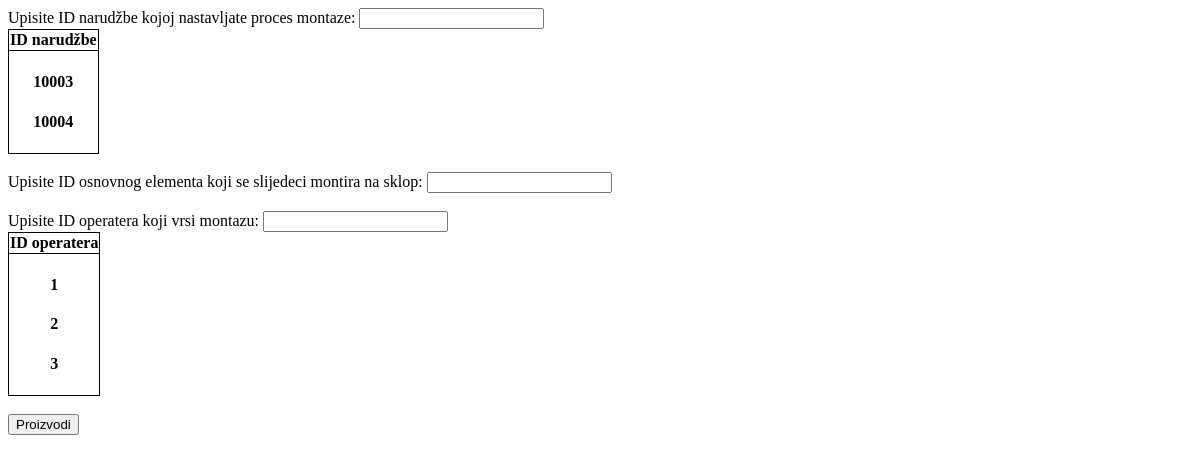
The page /existing_installation_form on the database as committed earlier.
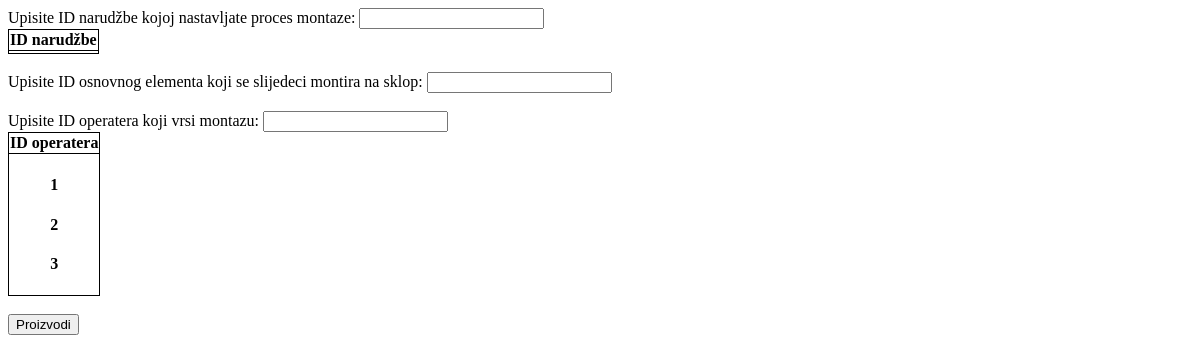
The same page on the database as committed later.
### app.py (models this page shows, shortened)
class Installation(db.Model):
    __tablename__ = "installation"
    auto_id = db.Column(db.Integer, primary_key=True)
    order_id = db.Column(db.Integer)
    installation_id = db.Column(db.Integer)
    part_id = db.Column(db.Integer)
    installation_status = db.Column(db.String(200))
    installation_time = db.Column(db.DateTime, default=datetime.now)
    installation_worker = db.Column(db.Integer)
    first_time = True

class Worker(db.Model):
    __tablename__ = "worker"
    worker_id = db.Column(db.Integer, primary_key=True)
    worker_name = db.Column(db.String(500))
    worker_department = db.Column(db.String(200))

### app.py (the view, shortened to what this page needs)
@app.route("/existing_installation_form", methods=["POST", "GET"])
def existing_installation_form():
    existing_assembly_for_installation = Installation.query.filter(
        Installation.installation_status.startswith('0')).all()
    next_assembly_worker_id = Worker.query.order_by(Worker.worker_id)
    return render_template("/existing_installation_form.html", assembly=existing_assembly_for_installation, worker=next_assembly_worker_id)

### templates/existing_installation_form.html (shortened to what this page needs)
<!DOCTYPE html>
<html lang="en">
<head>
</head>
<body>
    <form action="existing_installation_form" METHOD="POST">
        <label for="existing_installation_order_id">Upisite ID narudžbe kojoj nastavljate proces montaze:</label>
        <input type="text" id="existing_installation_order_id" name="existing_installation_order_id"><br>
        <table>
            <tr>
                <th>ID narudžbe</th>
            </tr>
            <tr>
                <th>
                    {% for warehouse in assembly %}
                    <h4>
                        {{warehouse.order_id}}
                    </h4>
                    {% endfor %}
                </th>
            </tr>
        </table>
        <br>
        <label for="next_installation_part_id">Upisite ID osnovnog elementa koji se slijedeci montira na
            sklop:</label>
        <input type="text" id="next_installation_part_id" name="next_installation_part_id"><br>
        <br>
        <label for="next_installation_worker_id">Upisite ID operatera koji vrsi montazu:</label>
        <input type="text" id="next_installation_worker_id" name="next_installation_worker_id"><br>
        <table>
            <tr>
                <th>ID operatera</th>
            </tr>
            <tr>
                <th>
                    {% for workers in worker %}
                    <h4>
                        {{workers.worker_id}}
                    </h4>
                    {% endfor %}
                </th>
            </tr>
        </table>
        <br>
        <input type="submit" value="Proizvodi" class="btn-secondary">
    </form>
</body>
</html>

Rows that differ between the two databases and show on the page:
removed Installation: order_id "10003"
removed Installation: order_id "10004"
